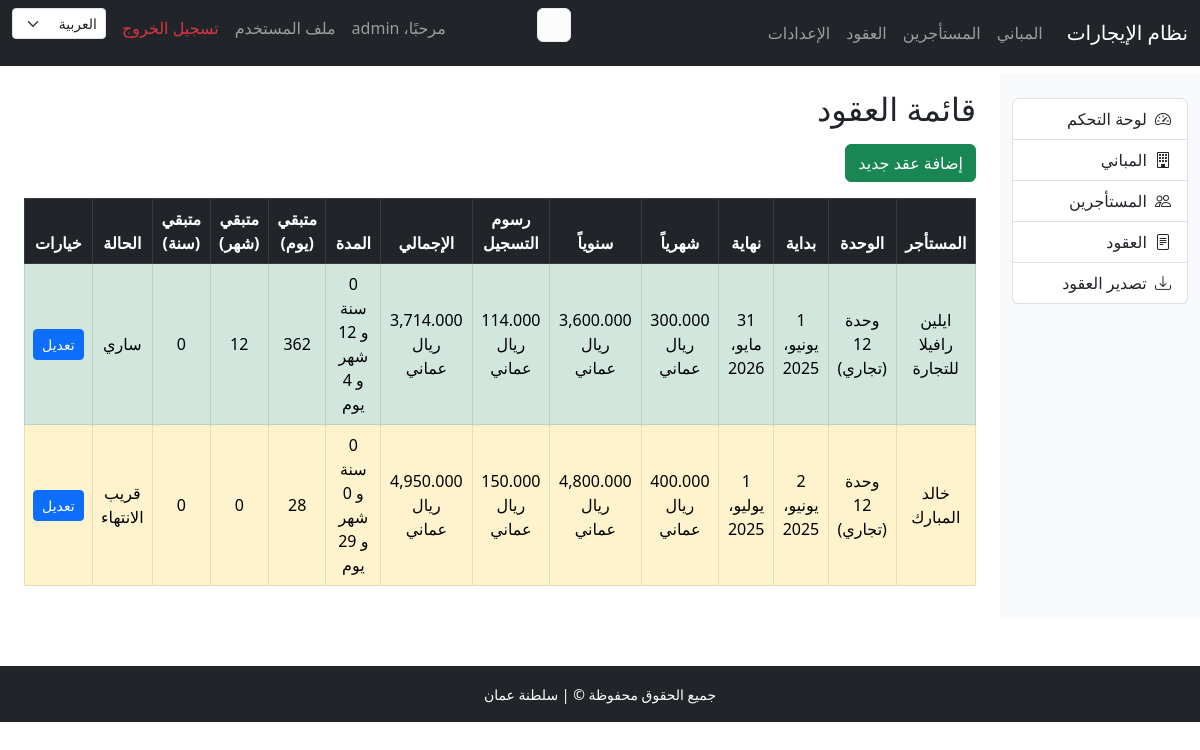
The app's page /ar/contracts/ (signed in) with its own data.
### contracts/models.py (models this page shows, shortened)
class Contract(models.Model):
  tenant = models.ForeignKey(
    'tenants.Tenant',
    on_delete=models.CASCADE,
    verbose_name=_("المستأجر")
  )
  unit = models.ForeignKey(
    'buildings.Unit',
    on_delete=models.CASCADE,
    verbose_name=_("الوحدة")
  )
  start_date = models.DateField(
    default=date.today,
    verbose_name=_("تاريخ البداية")
  )
  end_date = models.DateField(
    verbose_name=_("تاريخ النهاية")
  )
  monthly_rent = models.DecimalField(
    max_digits=10,
    decimal_places=3,
    verbose_name=_("الإيجار الشهري (ريال عماني)")
  )
  def get_system_settings(self):
    try:
      return SystemSettings.objects.first()
    except:
      return None
  class Meta:
    verbose_name = _("عقد")
    verbose_name_plural = _("العقود")
  @property
  def yearly_rent_total(self):
    return self.monthly_rent * 12
  @property
  def registration_fee(self):
    settings = self.get_system_settings()
    if settings:
      commission = self.yearly_rent_total * settings.commission_rate
      return commission + settings.contract_office_fee + settings.admin_fee
    return self.yearly_rent_total * COMMISSION_RATE + OFFICE_FEE + ADMIN_FEE
  @property
  def total_amount(self):
    return self.yearly_rent_total + self.registration_fee
  def format_omr(self, amount):
    return f"{amount:,.3f} ريال عماني"
  @property
  def total_amount_display(self):
    return self.format_omr(self.total_amount)
  @property
  def monthly_rent_display(self):
    return self.format_omr(self.monthly_rent)
  @property
  def yearly_rent_total_display(self):
    return self.format_omr(self.yearly_rent_total)
  @property
  def registration_fee_display(self):
    return self.format_omr(self.registration_fee)
  @property
  def remaining_days(self):
    today = date.today()
    delta = self.end_date - today
    return max(0, delta.days)
  @property
  def remaining_months(self):
    return self.remaining_days // 30
  @property
  def remaining_years(self):
    return self.remaining_days // 365
  @property
  def is_expired(self):
    return date.today() > self.end_date
  @property
  def status_color(self):
    days = self.remaining_days
    if days <= 0:
      return "red"
    elif days <= 30:
      return "orange"
    return "green"
  @property
  def contract_duration(self):
    delta = self.end_date - self.start_date
    years = delta.days // 365
    months = (delta.days % 365) // 30
    days = (delta.days % 365) % 30
    return f"{years} سنة و {months} شهر و {days} يوم"

### tenants/models.py (models this page shows, shortened)
class Tenant(models.Model):
  full_name = models.CharField(
    max_length=255,
    verbose_name=_("الاسم الكامل")
  )
  national_id = models.CharField(
    max_length=20,
    unique=True,
    verbose_name=_("رقم الهوية الوطنية")
  )
  phone = models.CharField(
    max_length=20,
    verbose_name=_("رقم الهاتف")
  )
  email = models.EmailField(
    blank=True,
    null=True,
    verbose_name=_("البريد الإلكتروني")
  )
  address = models.TextField(
    verbose_name=_("العنوان")
  )
  class Meta:
    verbose_name = _("مستأجر")
    verbose_name_plural = _("المستأجرين")

### buildings/models.py (models this page shows)
class Unit(models.Model):
  floor = models.ForeignKey(
    Floor,
    on_delete=models.CASCADE,
    related_name='units',
    verbose_name=_("الطابق")
  )
  unit_number = models.CharField(
    max_length=10,
    verbose_name=_("رقم الوحدة")
  )
  is_commercial = models.BooleanField(
    default=False,
    verbose_name=_("هل تجارية؟")
  )
  class Meta:
    verbose_name = _("وحدة")
    verbose_name_plural = _("الوحدات")
  def __str__(self):
    return f"وحدة {self.unit_number} ({'تجاري' if self.is_commercial else 'سكني'})"

### core/models.py (models this page shows, shortened)
class SystemSettings(models.Model):
  contract_office_fee = models.DecimalField(
    max_digits=10,
    decimal_places=3,
    default=5.000,
    verbose_name=_("رسوم المكتب (ريال عماني)")
  )
  admin_fee = models.DecimalField(
    max_digits=10,
    decimal_places=3,
    default=1.000,
    verbose_name=_("رسوم الإدارة (ريال عماني)")
  )
  commission_rate = models.DecimalField(
    max_digits=5,
    decimal_places=2,
    default=0.03,
    verbose_name=_("نسبة العمولة (%)")
  )
  update_at = models.DateTimeField(
    auto_now=True,
    verbose_name=_("تاريخ التحديث")
  )
  update_by = models.ForeignKey(
    settings.AUTH_USER_MODEL,
    on_delete=models.SET_NULL,
    null=True,
    blank=True,
    editable=False,
    related_name='updated_settings',
    verbose_name=_("تم التحديث بواسطة")
  )
  class Meta:
    verbose_name = _("إعدادات النظام")
    verbose_name_plural = _("إعدادات النظام")

### contracts/views.py (the view)
# urls.py: path('', ContractListView.as_view(), name='contract_list'),
class ContractListView(LoginRequiredMixin, ListView):
  model = Contract
  template_name = 'contracts/contract_list.html'
  context_object_name = 'contracts'

### templates/contracts/contract_list.html (shortened to what this page needs)
{% extends 'base.html' %}
{% load i18n %}
{% block content %}
<h2 class="mb-3">{% trans "قائمة العقود" %}</h2>
<a href="{% url 'contract_add' %}" class="btn btn-success mb-3">{% trans "إضافة عقد جديد" %}</a>
<table class="table table-hover table-bordered align-middle text-center">
    <thead class="table-dark">
    <tr>
        <th>{% trans "المستأجر" %}</th>
        <th>{% trans "الوحدة" %}</th>
        <th>{% trans "بداية" %}</th>
        <th>{% trans "نهاية" %}</th>
        <th>{% trans "شهرياً" %}</th>
        <th>{% trans "سنوياً" %}</th>
        <th>{% trans "رسوم التسجيل" %}</th>
        <th>{% trans "الإجمالي" %}</th>
        <th>{% trans "المدة" %}</th>
        <th>{% trans "متبقي (يوم)" %}</th>
        <th>{% trans "متبقي (شهر)" %}</th>
        <th>{% trans "متبقي (سنة)" %}</th>
        <th>{% trans "الحالة" %}</th>
        <th>{% trans "خيارات" %}</th>
    </tr>
    </thead>
    <tbody>
    {% for contract in object_list %}
    <tr
        {% if contract.status_color == 'red' %}
        class="table-danger"
        {% elif contract.status_color == 'orange' %}
        class="table-warning"
        {% else %}
        class="table-success"
        {% endif %}>
        <td>{{ contract.tenant.full_name }}</td>
        <td>{{ contract.unit }}</td>
        <td>{{ contract.start_date }}</td>
        <td>{{ contract.end_date }}</td>
        <td>{{ contract.monthly_rent_display }}</td>
        <td>{{ contract.yearly_rent_total_display }}</td>
        <td>{{ contract.registration_fee_display }}</td>
        <td>{{ contract.total_amount_display }}</td>
        <td>{{ contract.contract_duration }}</td>
        <td>{{ contract.remaining_days }}</td>
        <td>{{ contract.remaining_months }}</td>
        <td>{{ contract.remaining_years }}</td>
        <td>
          {% if contract.is_expired %}
            منتهي
            {% elif contract.status_color == 'orange' %}
            قريب الانتهاء
            {% else %}
            ساري
            {% endif %}
        </td>
        <td>
            <a href="{% url 'contract_edit' contract.id %}" class="btn btn-primary btn-sm">{% trans "تعديل" %}</a>
    </tr>
        {% empty %}
        <tr>
            <td colspan="9">{% trans "لا توجد عقود" %}</td>
        </tr>
    {% endfor %}
    </tbody>
</table>
{% endblock %}

### templates/base.html (shortened to what this page needs)
<!DOCTYPE html>
<html lang="ar" dir="rtl">
<head>
    <link href="https://cdn.jsdelivr.net/npm/bootstrap@5.3.0/dist/css/bootstrap.rtl.min.css" rel="stylesheet">
    <link rel="stylesheet" href="https://cdn.jsdelivr.net/npm/bootstrap-icons@1.10.5/font/bootstrap-icons.css">
    {% load static %}
    <link rel="stylesheet" href="{% static 'css/style.css' %}">
</head>
<body>
{% include 'includes/navbar.html' %}
<div class="container-fluid">
  <div class="row">
    <div class="col-md-2 d-none d-md-block bg-light">
      {% include 'includes/sidebar.html' %}
    </div>
    <main class="col-md-10 ms-sm-auto col-lg-10 px-md-4 py-3">
      {% block content %}{% endblock %}
    </main>
  </div>
</div>
{% include 'includes/footer.html' %}
</body>
</html>

### templates/includes/navbar.html (shortened to what this page needs)
<nav class="navbar navbar-expand-lg navbar-dark bg-dark">
  <div class="container-fluid">
    <a class="navbar-brand" href="{% url 'dashboard' %}">نظام الإيجارات</a>
    <div class="collapse navbar-collapse" id="navbarSupportedContent">
      <ul class="navbar-nav me-auto mb-2 mb-lg-0">
        {% if user.is_authenticated %}
        <li class="nav-item"><a class="nav-link" href="{% url 'building_list' %}">المباني</a></li>
        <li class="nav-item"><a class="nav-link" href="{% url 'tenant_list' %}">المستأجرين</a></li>
        <li class="nav-item"><a class="nav-link" href="{% url 'contract_list' %}">العقود</a></li>
        <li class="nav-item"><a class="nav-link" href="{% url 'settings' %}">الإعدادات</a></li>
        {% endif %}
      </ul>
      <ul class="navbar-nav">
        {% if user.is_authenticated %}
        <div class="alert alert-light small text-end" style="direction: rtl;">
        </div>
        {% if user.groups.first.name == 'مشرف' %}
        <strong>مشرف</strong>مرحباً
        {% else %}
        <strong>موظف</strong>مرحباً
        {% endif %}
        <li class="nav-item">
          <span class="nav-link">مرحبًا، {{ user.username }}</span>
        </li>
        <li class="nav-item">
          <a class="nav-link" href="{% url 'profile' %}">ملف المستخدم</a>
        </li>
        <li class="nav-item">
          <a class="nav-link text-danger" href="{% url 'logout' %}">تسجيل الخروج</a>
        </li>
        {% else %}
        <li class="nav-item">
          <a class="nav-link" href="{% url 'login' %}">تسجيل الدخول</a>
        </li>
        {% endif %}
        <li class="nav-item">
          <form action="{% url 'set_language' %}" method="post" class="d-flex align-items-center">
            <select name="language" onchange="this.form.submit()" class="form-select form-select-sm ms-2">
              <option value="ar" {% if LANGUAGE_CODE == 'ar' %}selected{% endif %}>العربية</option>
            </select>
          </form>
        </li>
      </ul>
    </div>
  </div>
</nav>

### templates/includes/sidebar.html
<div class="list-group mt-4">
  {% if user.is_authenticated %}
    <a href="{% url 'dashboard' %}" class="list-group-item list-group-item-action {% if request.resolver_match.url_name == 'dashboard' %}active{% endif %}">
      <i class="bi bi-speedometer2 me-1"></i>
      لوحة التحكم</a>
    <a href="{% url 'building_list' %}" class="list-group-item list-group-item-action">
      <i class="bi bi-building me-1"></i>
      المباني</a>
    <a href="{% url 'tenant_list' %}" class="list-group-item list-group-item-action">
      <i class="bi bi-people me-1"></i>
      المستأجرين</a>
    <a href="{% url 'contract_list' %}" class="list-group-item list-group-item-action">
      <i class="bi bi-file-text me-1"></i>
      العقود</a>
    <a href="{% url 'export_contracts_excel' %}" class="list-group-item list-group-item-action">
      <i class="bi bi-download me-1"></i>
      تصدير العقود
      </a>
  {% endif %}
</div>

### templates/includes/footer.html
<footer class="bg-dark text-white text-center py-3 mt-5">
  <small>جميع الحقوق محفوظة © {{ now|date:"Y" }} | سلطنة عمان</small>
</footer>

### records on screen
Contract: tenant.full_name "ايلين رافيلا للتجارة", unit "وحدة 12 (تجاري)", start_date "1 يونيو، 2025", end_date "31 مايو، 2026", monthly_rent_display "300.000 ريال عماني", yearly_rent_total_display "3,600.000 ريال عماني", registration_fee_display "114.000 ريال عماني", total_amount_display "3,714.000 ريال عماني", contract_duration "0 سنة و 12 شهر و 4 يوم", remaining_days "362", remaining_months "12", remaining_years "0", shows "ساري"
Contract: tenant.full_name "خالد المبارك", unit "وحدة 12 (تجاري)", start_date "2 يونيو، 2025", end_date "1 يوليو، 2025", monthly_rent_display "400.000 ريال عماني", yearly_rent_total_display "4,800.000 ريال عماني", registration_fee_display "150.000 ريال عماني", total_amount_display "4,950.000 ريال عماني", contract_duration "0 سنة و 0 شهر و 29 يوم", remaining_days "28", remaining_months "0", remaining_years "0", shows "قريب الانتهاء"

### other values on screen
{{ user.username }} "admin"
